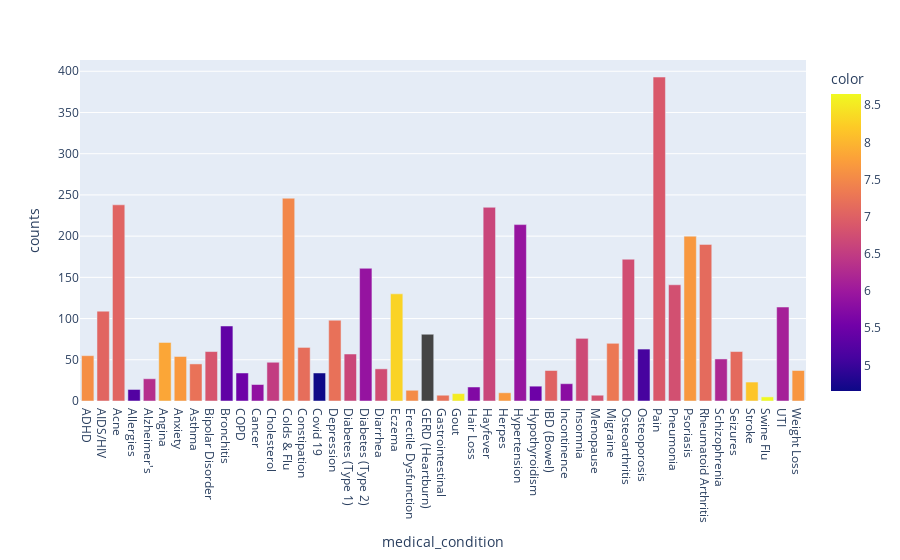

This figure's notebook cell:
### Code cell
mc_countdf= dataset.groupby(by=['medical_condition']).size().reset_index(name="counts")
px.bar(data_frame=mc_countdf,x="medical_condition",y='counts',color=davg['rating'])

### Figure 1 — Plotly figure (JSON) as saved in the notebook; plotly's stock layout.template omitted (floating-point values rounded to 4 significant figures)
{"data": [{"alignmentgroup": "True", "hovertemplate": "medical_condition=%{x}<br>counts=%{y}<br>color=%{marker.color}<extra></extra>", "legendgroup": "", "marker": {"color": [7.566, 7.062, 7.048, 5.233, 6.325, 7.83, 7.685, 7.23, 6.841, 5.376, 5.5, 5.867, 6.519, 7.481, 7.179, 4.656, 7.211, 6.645, 5.912, 6.743, 8.295, 7.531, null, 7.218, 8.525, 5.7, 6.636, 7.69, 5.926, 5.494, 7.023, 5.795, 6.692, 6.8, 7.305, 6.753, 5.106, 6.89, 6.775, 7.675, 7.139, 6.212, 7.129, 8.15, 8.65, 6.108, 7.659], "coloraxis": "coloraxis", "pattern": {"shape": ""}}, "name": "", "offsetgroup": "", "orientation": "v", "showlegend": false, "textposition": "auto", "type": "bar", "x": ["ADHD", "AIDS/HIV", "Acne", "Allergies", "Alzheimer's", "Angina", "Anxiety", "Asthma", "Bipolar Disorder", "Bronchitis", "COPD", "Cancer", "Cholesterol", "Colds & Flu", "Constipation", "Covid 19", "Depression", "Diabetes (Type 1)", "Diabetes (Type 2)", "Diarrhea", "Eczema", "Erectile Dysfunction", "GERD (Heartburn)", "Gastrointestinal", "Gout", "Hair Loss", "Hayfever", "Herpes", "Hypertension", "Hypothyroidism", "IBD (Bowel)", "Incontinence", "Insomnia", "Menopause", "Migraine", "Osteoarthritis", "Osteoporosis", "Pain", "Pneumonia", "Psoriasis", "Rheumatoid Arthritis", "Schizophrenia", "Seizures", "Stroke", "Swine Flu", "UTI", "Weight Loss"], "xaxis": "x", "y": [55, 109, 238, 14, 27, 71, 54, 45, 60, 91, 34, 20, 47, 246, 65, 34, 98, 57, 161, 39, 130, 13, 81, 7, 9, 17, 235, 10, 214, 18, 37, 21, 76, 7, 70, 172, 63, 393, 141, 200, 190, 51, 60, 23, 5, 114, 37], "yaxis": "y"}], "layout": {"barmode": "relative", "coloraxis": {"colorbar": {"title": {"text": "color"}}, "colorscale": [[0, "#0d0887"], [0.1111, "#46039f"], [0.2222, "#7201a8"], [0.3333, "#9c179e"], [0.4444, "#bd3786"], [0.5556, "#d8576b"], [0.6667, "#ed7953"], [0.7778, "#fb9f3a"], [0.8889, "#fdca26"], [1, "#f0f921"]]}, "legend": {"tracegroupgap": 0}, "margin": {"t": 60}, "xaxis": {"anchor": "y", "domain": [0, 1], "title": {"text": "medical_condition"}}, "yaxis": {"anchor": "x", "domain": [0, 1], "title": {"text": "counts"}}}}
